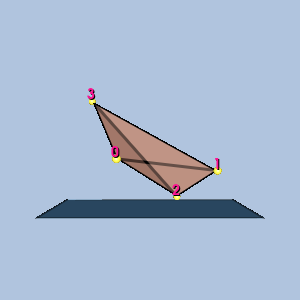

This figure's Python source:
#!/usr/bin/env python

# Render a single tetrahedron linear cell with vertex-ordering labels,
# gold sphere glyphs at the vertices, and a translucent plinth.

# Factory overrides: importing these modules registers the OpenGL rendering
# and interaction style implementations for vtkRenderingCore factory classes.
import vtkmodules.vtkInteractionStyle  # noqa: F401
import vtkmodules.vtkRenderingOpenGL2  # noqa: F401
# VTK pipeline classes used in this example
from vtkmodules.vtkCommonCore import vtkPoints
from vtkmodules.vtkCommonDataModel import (
    VTK_TETRA,
    vtkCellArray,
    vtkTetra,
    vtkUnstructuredGrid,
)
from vtkmodules.vtkCommonTransforms import vtkTransform
from vtkmodules.vtkFiltersGeneral import vtkTransformFilter
from vtkmodules.vtkFiltersSources import (
    vtkCubeSource,
    vtkSphereSource,
)
from vtkmodules.vtkRenderingCore import (
    vtkActor,
    vtkActor2D,
    vtkDataSetMapper,
    vtkGlyph3DMapper,
    vtkPolyDataMapper,
    vtkProperty,
    vtkRenderWindow,
    vtkRenderWindowInteractor,
    vtkRenderer,
    vtkTextProperty,
)
from vtkmodules.vtkRenderingLabel import vtkLabeledDataMapper

# Colors (normalized RGB)
dark_salmon_rgb = (0.914, 0.588, 0.478)
seashell_rgb = (1.0, 0.961, 0.933)
gold_rgb = (1.0, 0.843, 0.0)
yellow_rgb = (1.0, 1.0, 0.0)
steel_blue_rgb = (0.275, 0.510, 0.706)
light_steel_blue_rgb = (0.690, 0.769, 0.871)
deep_pink_rgb = (1.0, 0.078, 0.576)
background_rgb = (0.690, 0.769, 0.871)

# Cell: Tetra
points = vtkPoints()
points.InsertNextPoint(0.0, 0.0, 0.0)
points.InsertNextPoint(1.0, 0.0, 0.0)
points.InsertNextPoint(1.0, 0.0, -1.0)
points.InsertNextPoint(0.0, 1.0, -1.0)
cell = vtkTetra()
for i in range(4):
    cell.GetPointIds().SetId(i, i)
cell_array = vtkCellArray()
cell_array.InsertNextCell(cell)

# Unstructured grid
grid = vtkUnstructuredGrid()
grid.SetPoints(points)
grid.SetCells(VTK_TETRA, cell_array)

# 3D viewing rotation
rot = vtkTransform()
rot.RotateX(-20)
rot.RotateY(20)
rtf = vtkTransformFilter()
rtf.SetTransform(rot)
rtf.SetInputData(grid)
rtf.Update()
grid.SetPoints(rtf.GetOutput().GetPoints())

# Center the cell at the origin
bounds = grid.GetBounds()
pts = grid.GetPoints()
new_pts = vtkPoints()
new_pts.SetNumberOfPoints(pts.GetNumberOfPoints())
for i in range(pts.GetNumberOfPoints()):
    px, py, pz = pts.GetPoint(i)
    new_pts.SetPoint(i, px - (bounds[0] + bounds[1]) / 2.0,
                     py - (bounds[2] + bounds[3]) / 2.0,
                     pz - (bounds[4] + bounds[5]) / 2.0)
grid.SetPoints(new_pts)

# Cell surface property
cell_surface_property = vtkProperty()
cell_surface_property.SetAmbientColor(dark_salmon_rgb)
cell_surface_property.SetDiffuseColor(seashell_rgb)
cell_surface_property.SetSpecularColor(1.0, 1.0, 1.0)
cell_surface_property.SetSpecular(0.5)
cell_surface_property.SetDiffuse(0.7)
cell_surface_property.SetAmbient(0.5)
cell_surface_property.SetSpecularPower(20.0)
cell_surface_property.SetOpacity(0.9)
cell_surface_property.EdgeVisibilityOn()
cell_surface_property.SetLineWidth(3)

mapper = vtkDataSetMapper()
mapper.SetInputData(grid)
actor = vtkActor()
actor.SetMapper(mapper)
actor.SetProperty(cell_surface_property)

# Vertex labels
label_text_property = vtkTextProperty()
label_text_property.BoldOn()
label_text_property.ShadowOn()
label_text_property.SetJustificationToCentered()
label_text_property.SetColor(deep_pink_rgb)
label_text_property.SetFontSize(14)

label_mapper = vtkLabeledDataMapper()
label_mapper.SetInputData(grid)
label_mapper.SetLabelTextProperty(label_text_property)
label_actor = vtkActor2D()
label_actor.SetMapper(label_mapper)

# Vertex glyphs: gold spheres
sphere = vtkSphereSource()
sphere.SetPhiResolution(21)
sphere.SetThetaResolution(21)
sphere.SetRadius(0.04)

glyph_mapper = vtkGlyph3DMapper()
glyph_mapper.SetInputData(grid)
glyph_mapper.SetSourceConnection(sphere.GetOutputPort())
glyph_mapper.ScalingOn()
glyph_mapper.ScalarVisibilityOff()

point_glyph_property = vtkProperty()
point_glyph_property.SetAmbientColor(gold_rgb)
point_glyph_property.SetDiffuseColor(yellow_rgb)
point_glyph_property.SetSpecularColor(1.0, 1.0, 1.0)
point_glyph_property.SetSpecular(0.5)
point_glyph_property.SetDiffuse(0.7)
point_glyph_property.SetAmbient(0.5)
point_glyph_property.SetSpecularPower(20.0)
point_glyph_property.SetOpacity(1.0)

glyph_actor = vtkActor()
glyph_actor.SetMapper(glyph_mapper)
glyph_actor.SetProperty(point_glyph_property)

# Translucent plinth beneath the 3D cell
nb = grid.GetBounds()
nd = (nb[1] - nb[0], nb[3] - nb[2], nb[5] - nb[4])
thick = nd[2] * 0.01
plinth_source = vtkCubeSource()
plinth_source.SetCenter((nb[1] + nb[0]) / 2.0, nb[2] - thick / 2.0 - 0.05, (nb[5] + nb[4]) / 2.0)
plinth_source.SetXLength(nd[0] + nd[0] * 0.5)
plinth_source.SetYLength(thick)
plinth_source.SetZLength(nd[2] + nd[2] * 0.5)

plinth_property = vtkProperty()
plinth_property.SetAmbientColor(steel_blue_rgb)
plinth_property.SetDiffuseColor(light_steel_blue_rgb)
plinth_property.SetSpecularColor(1.0, 1.0, 1.0)
plinth_property.SetSpecular(0.5)
plinth_property.SetDiffuse(0.7)
plinth_property.SetAmbient(0.5)
plinth_property.SetSpecularPower(20.0)
plinth_property.SetOpacity(0.8)
plinth_property.EdgeVisibilityOn()
plinth_property.SetLineWidth(1)

plinth_mapper = vtkPolyDataMapper()
plinth_mapper.SetInputConnection(plinth_source.GetOutputPort())
plinth_actor = vtkActor()
plinth_actor.SetMapper(plinth_mapper)
plinth_actor.SetProperty(plinth_property)

# Renderer: assemble the scene and configure the camera
renderer = vtkRenderer()
renderer.AddActor(actor)
renderer.AddActor(label_actor)
renderer.AddActor(glyph_actor)
renderer.AddActor(plinth_actor)
renderer.SetBackground(background_rgb)

# Window
render_window = vtkRenderWindow()
render_window.AddRenderer(renderer)
render_window.SetWindowName("linear cell tetra")
render_window.SetMultiSamples(0)
render_window.SetSize(300, 300)

# Interactor
render_window_interactor = vtkRenderWindowInteractor()
render_window_interactor.SetRenderWindow(render_window)

# Scene: configure the camera
renderer.ResetCamera()

render_window_interactor.Initialize()
render_window_interactor.Start()
